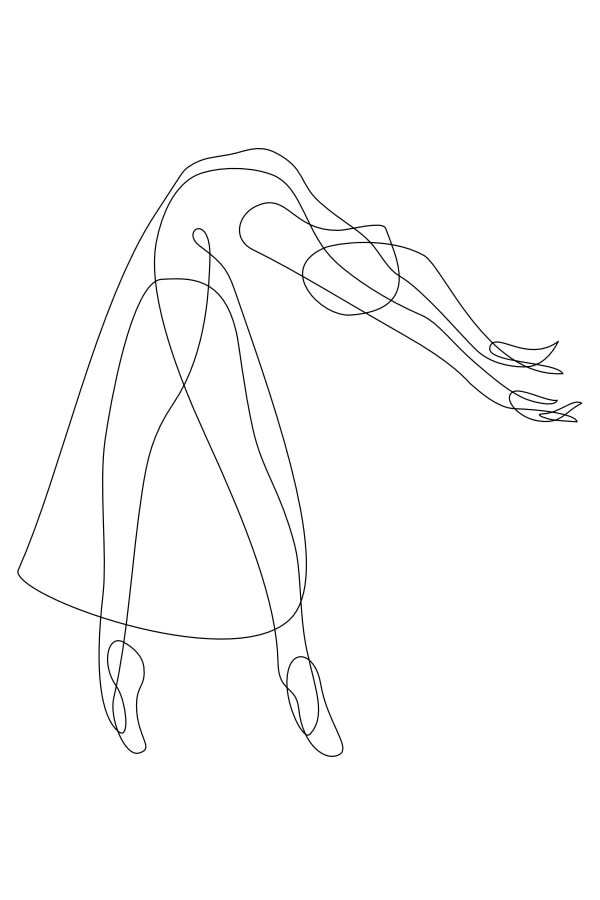
#> input picture Examples/photos/dancer.jpg, 1200 x 1800 px, given as the content of the folder D:/, which was not available (shown at 1/2 size)
$ python main.py
#> lines starting #> are read from the running program, lines starting #| are printed output that depends on the picture; pictures that were not available may be replaced by others from this repository, and a replacement may not be noted
#> the answer given: 3
### Code/data.py
import numpy as np
from math import pi
import matplotlib.pyplot as plt
from pylab import array, xlim, ylim
from PIL import Image

FIG_SIZE = 5
LINS_START = 0
LINS_STOP = 2 * pi
LINS_NUM = 400
DEF_LEVELS = 200


class Data:
    """
    This class obtain all image's data
    """

    def __init__(self, path):
        self.__path = path
        self.__XTable, self.__YTable = self.dataAnalyze()
        self.__XTableDFT = None
        self.__YTableDFT = None
        self.__timeTable = np.linspace(LINS_START, LINS_STOP,
                                       len(self.__XTable))
        self.__grid = np.linspace(LINS_START, LINS_STOP, LINS_NUM)
        self.__figLim = None

    def getTimeTable(self):
        return self.__timeTable

    def getXTable(self):
        return self.__XTable

    def getYTable(self):
        return self.__YTable

    def getXTableDFT(self):
        return self.__XTableDFT

    def getYTableDFT(self):
        return self.__YTableDFT

    def getGrid(self):
        return self.__grid

    def getFigLim(self):
        return self.__figLim

    def setXTableDFT(self, XTableDFT):
        self.__XTableDFT = XTableDFT

    def setYTableDFT(self, YTableDFT):
        self.__YTableDFT = YTableDFT

    def dataAnalyze(self, level=None):
        """
        find path inside image
        :param level:
        :return:
        """
        if level is None:
            level = [DEF_LEVELS]
        fig, ax = plt.subplots(figsize=(FIG_SIZE, FIG_SIZE))
        ax.set_aspect('equal', 'datalim')

        # black white filter
        im = array(Image.open(self.__path).convert('L'))
        contour_plot = ax.contour(im, levels=level, colors='black',
                                  origin='image')  # one line make

        # Get  Path
        contour_path = contour_plot.collections[0].get_paths()[0]
        XTable, YTable = contour_path.vertices[:, 0], \
                         contour_path.vertices[:, 1]
        plt.close()
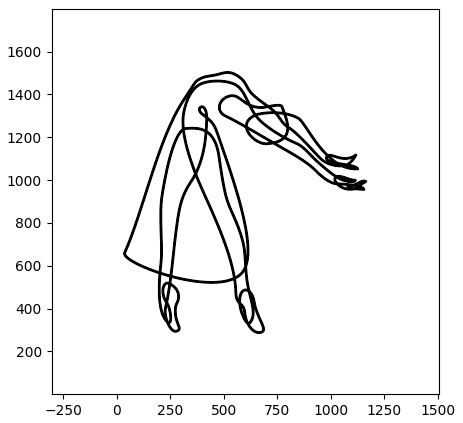
#> figure drawn by matplotlib, 1 panel
        return XTable, YTable

    def center(self):
        """
        center image data
        :return:
        """
        self.__XTable = self.__XTable - min(self.__XTable)
        self.__YTable = self.__YTable - min(self.__YTable)
        self.__XTable = self.__XTable - max(self.__XTable) / 2
        self.__YTable = self.__YTable - max(self.__YTable) / 2

    def dataFigure(self):
        fig, ax = plt.subplots(figsize=(5, 5))
        ax.plot(self.__XTable, self.__YTable, 'k-')
        xmin, xmax = xlim()
        ymin, ymax = ylim()
        self.__figLim = [xmin, xmax, ymin, ymax]
        plt.close(fig)
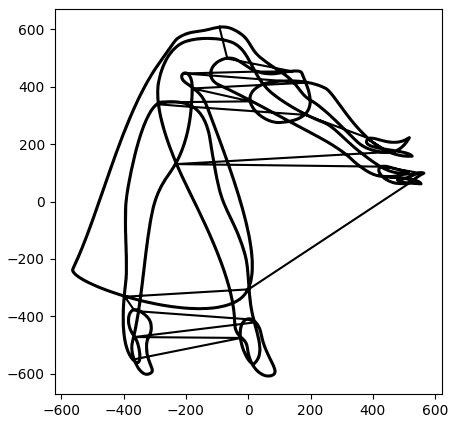
#> figure drawn by matplotlib, 1 panel

    # [25 lines left out: functions plotData, plotDFT, plotDifferenceDFT, not called in this run]

### Code/exponentSeries.py
from scipy.integrate import quad
import numpy as np
from math import pi

INTEGRAL_LIMIT = 150
INTEGRAL_START = 0
INTEGRAL_END = 2 * pi


class ExponentSeries:
    """
    This class obtain the exponent series coefficients
    """

    def __init__(self, data, order):
        self.__expCoef = coefList(data, order)
        self.__order = order

    def getExpCoef(self):
        return self.__expCoef

    def getOrder(self):
        return self.__order


def coefList(data, order):
    """
    numeric integral exponent
    :param data:
    :param order:
    :return:
    """
#> called with order = 1
    coefLst = []
    for n in range(-order, order + 1):
        realCoef = quad(lambda t: np.real(
            linearInterpolan(t, data) * np.exp(-n * 1j * t)),
                        INTEGRAL_START, INTEGRAL_END, limit=INTEGRAL_LIMIT,
                        full_output=1)[0] / (2 * pi)
        imagCoef = quad(lambda t: np.imag(
            linearInterpolan(t, data) * np.exp(-n * 1j * t)),
                        INTEGRAL_START, INTEGRAL_END, limit=INTEGRAL_LIMIT,
                        full_output=1)[0] / (2 * pi)
        coefLst.append([realCoef, imagCoef])
    return np.array(coefLst)


def linearInterpolan(t, data):
    """
    aprox point between two points
    :param t:
    :param data:
    :return:
    """
    return np.interp(t, data.getTimeTable(), data.getXTable()) + 1j * \
           np.interp(t, data.getTimeTable(), data.getYTable())

### Code/dft.py
import numpy as np

def DFT(data, expSeries):
    XDFT = []
    YDFT = []
    for t in data.getGrid():
        dtExpSeries = DFTAlgo(t, expSeries)
        XDFT.append(np.real(dtExpSeries))
        YDFT.append(np.imag(dtExpSeries))
    data.setXTableDFT(XDFT)
    data.setYTableDFT(YDFT)


def DFTAlgo(t, expSeries):
    order = expSeries.getOrder()
    expCoef = expSeries.getExpCoef()
    # linear exponent span
    expBase = np.array(
        [np.exp(-n * 1j * t) for n in range(-order, order + 1)])
    expSeries = np.sum((expCoef[:, 0] + 1j * expCoef[:, 1]) * expBase[:])
    return expSeries

### Code/visualizer.py
from math import pi
import numpy as np
import matplotlib.pyplot as plt
from matplotlib import animation

LINE_WIDTH = 2
RADIUS_WIDTH = 1
MARKER_SIZE = 1
CIRCLE_WIDTH = 0.5

LINE_COLOR = 'w-'
RDIUS_COLOR = 'lightgrey'
CIRCLE_COLOR = 'dimgrey'
MARKER_STYLE = 'o'

BACKGROUND = 'dark_background'


class Visualizer:
    """
    This class obtain all image's data
    """

    def __init__(self, XDFT, YDFT, coef, order, space, figLim):
        self.__XDFT = XDFT
        self.__YDFT = YDFT
        self.__coef = coef
        self.__order = order
        self.__space = space
        self.__figLim = figLim

    def visualize(self):
        plt.style.use(BACKGROUND)
        fig, ax = plt.subplots()
        lim = max(self.__figLim)
        ax.set_xlim([-lim, lim])
        ax.set_ylim([-lim, lim])
        ax.set_aspect('equal')

        # Initial objects
        self.__line = plt.plot([], [], LINE_COLOR, linewidth=LINE_WIDTH)[0]
        self.__radius = [
            plt.plot([], [], RDIUS_COLOR, linewidth=RADIUS_WIDTH,
                     marker=MARKER_STYLE, markersize=MARKER_SIZE)[0]
            for _ in range(2 * self.__order + 1)]
        self.__circles = [
            plt.plot([], [], CIRCLE_COLOR, linewidth=CIRCLE_WIDTH)[0]
            for _ in range(2 * self.__order + 1)]

        ani = animation.FuncAnimation(fig, self.animate,
                                      frames=len(self.__space), interval=5)
        return ani

    def updateCoef(self, coef, t):
#> called with coef = array of shape (3, 2), t = 0
        new_c = []
        for i, j in enumerate(range(-self.__order, self.__order + 1)):
            dtheta = -j * t
            ct, st = np.cos(dtheta), np.sin(dtheta)
            v = [ct * coef[i][0] - st * coef[i][1],
                 st * coef[i][0] + ct * coef[i][1]]
            new_c.append(v)
        return np.array(new_c)

    def sortVelocity(self):
        idx = []
        for i in range(1, self.__order + 1):
            idx.extend([self.__order + i, self.__order - i])
        return idx

    def animate(self, i):
        # animate lines
        self.__line.set_data(self.__XDFT[:i], self.__YDFT[:i])

        # animate circles
        r = [np.linalg.norm(self.__coef[j]) for j in
             range(len(self.__coef))]
        pos = self.__coef[self.__order]
        coefs = self.updateCoef(self.__coef, i / len(self.__space) * 2 * pi)
        idx = self.sortVelocity()

        for j, rad, circle in zip(idx, self.__radius, self.__circles):
            newPos = pos + coefs[j]
            rad.set_data([pos[0], newPos[0]], [pos[1], newPos[1]])
            theta = np.linspace(0, 2 * pi, 50)
            x, y = r[j] * np.cos(theta) + pos[0], r[j] * \
                   np.sin(theta) + pos[1]
            circle.set_data(x, y)
            pos = newPos

    def plotAnimation(self):
        plt.show()

### Code/pillowWriter.py
from matplotlib.animation import PillowWriter


class LoopingPillowWriter(PillowWriter):
    def finish(self):
        self._frames[0].save(
            self._outfile, save_all=True, append_images=self._frames[1:],
            duration=int(1000 / self.fps), loop=0)

### Code/main.py
from data import Data
from dft import DFT
from exponentSeries import ExponentSeries
from visualizer import Visualizer
from pillowWriter import LoopingPillowWriter
import os


CIRCLES_NUM = int(input("How many circles?"))
IMAGE_DIRECTOR = f'D:\\'
GIFS_DIR = f'D:\\'
GIF_FPS = 50
order = CIRCLES_NUM // 2

for image in os.listdir(IMAGE_DIRECTOR):
    IMAGE_DIR = os.path.join(IMAGE_DIRECTOR, image)
    GIF_DIR = GIFS_DIR + "\\" + os.path.splitext(image)[0] + ".gif"
    imageData = Data(IMAGE_DIR)
    imageData.center()
    imageData.dataFigure()

    expSeries = ExponentSeries(imageData, order)
    DFT(imageData, expSeries)

    # imageData.plotData()
    # imageData.plotDFT()
    # imageData.plotDifferenceDFT()

    visual = Visualizer(imageData.getXTableDFT(),
                        imageData.getYTableDFT(),
                        expSeries.getExpCoef(), order,
                        imageData.getGrid(),
                        imageData.getFigLim())

    anim = visual.visualize()
    # visual.plotAnimation()
    anim.save(GIF_DIR, writer=LoopingPillowWriter(fps=GIF_FPS))
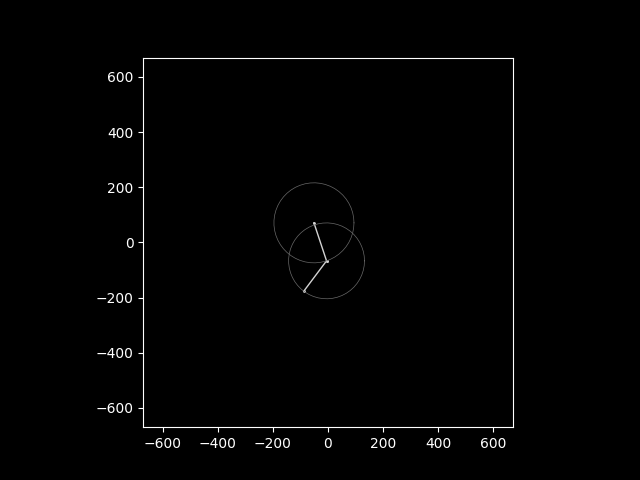
#> figure drawn by matplotlib, 1 panel
#> (the run stopped early here; a loop or call above may not have finished)
